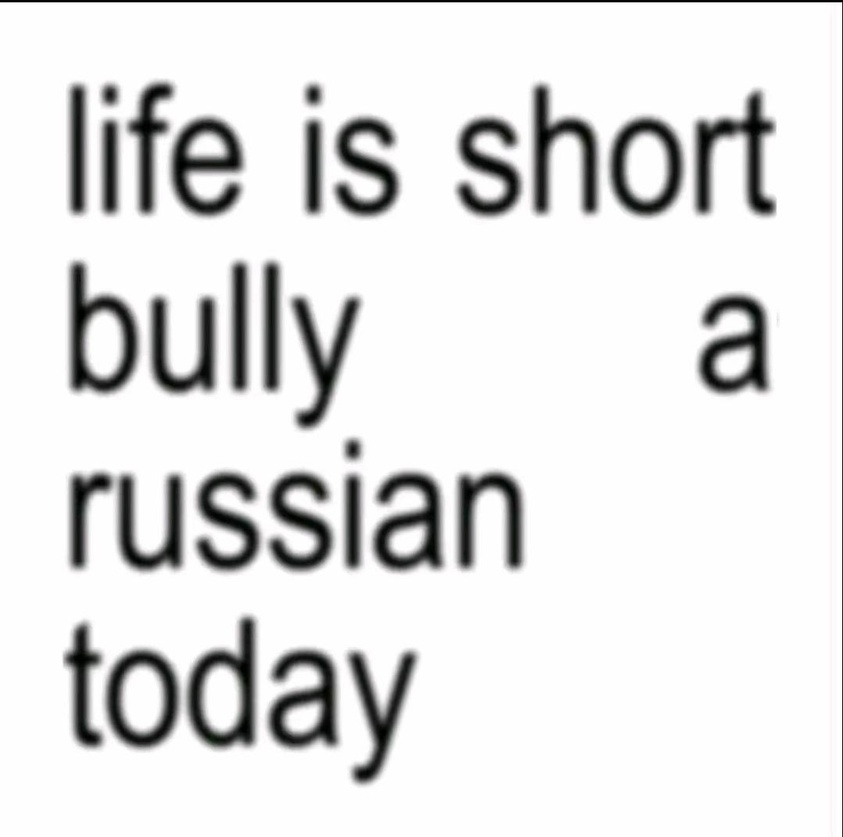
#> input picture image.jpg, 843 x 837 px, shrunk from 1078 x 1071 before the run
$ python main.py
#> lines starting #> are read from the running program, lines starting #| are printed output that depends on the picture
import numpy as np
import matplotlib.pyplot as plt
from matplotlib.image import imread
from sklearn.decomposition import PCA


def find_eigen(matrix):
    if matrix.shape[0] != matrix.shape[1]:
        raise ValueError("Matrix must be square")

    eigenvalues, eigenvectors = np.linalg.eig(matrix)
    mul_by_A = matrix@eigenvectors
    mul_by_values = eigenvalues*eigenvectors

    print(f"A multiplied:\n {mul_by_A}\n")
    print(f"Eigenvalues multiplied:\n {mul_by_values}\n")

    return eigenvalues, eigenvectors


A = np.array([
    [3, 2, 2],
    [1, 3, 1],
    [1, 4, 5]
])

find_eigen(A)

print("--------------------\n")

image_raw = imread("image.jpg")
#> image_raw is the input picture: shape (837, 843, 3); mean R, G, B 226.6, 226.6, 226.6
print(f"{image_raw.shape}\n")
#| (837, 843, 3)
plt.imshow(image_raw)
plt.show()

print("--------------------\n")

image_sum = image_raw.sum(axis=2)
image_bw = image_sum/image_sum.max()
print(f"{image_sum}\n")
#> (printed output is left out)
print(f"{image_bw.max()}\n")
#| 1.0
plt.imshow(image_bw, cmap="gray")
print(f"{image_bw.shape}\n")
#| (837, 843)
plt.show()

print("--------------------\n")

pca = PCA()
pca.fit(image_bw)

cumulative_variance = np.cumsum(pca.explained_variance_ratio_)
num_components = np.argmax(cumulative_variance >= 0.95) + 1
print(f"{num_components}\n")

plt.figure(figsize=(10, 7))
plt.plot(range(1, len(cumulative_variance) + 1), cumulative_variance)
plt.title('Cumulative Explained Variance')
plt.xlabel('Number of Components')
plt.ylabel('Cumulative Explained Variance')
plt.axhline(y=0.95, color='r', linestyle='--')
plt.axvline(x=num_components, color='g', linestyle='--')
plt.grid(True, which='both', linestyle='--', linewidth=0.5)
plt.show()
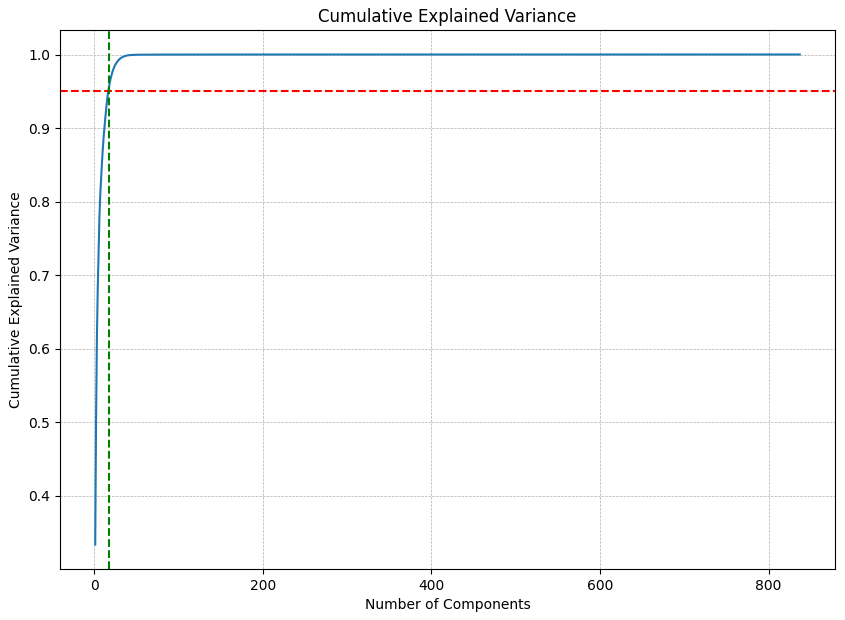
#> figure drawn by matplotlib, 1 panel; curve peaks at x = 700, y = 1

print("--------------------\n")

pca = PCA(n_components=num_components)
image_transformed = pca.fit_transform(image_bw)
image_inverted = pca.inverse_transform(image_transformed)
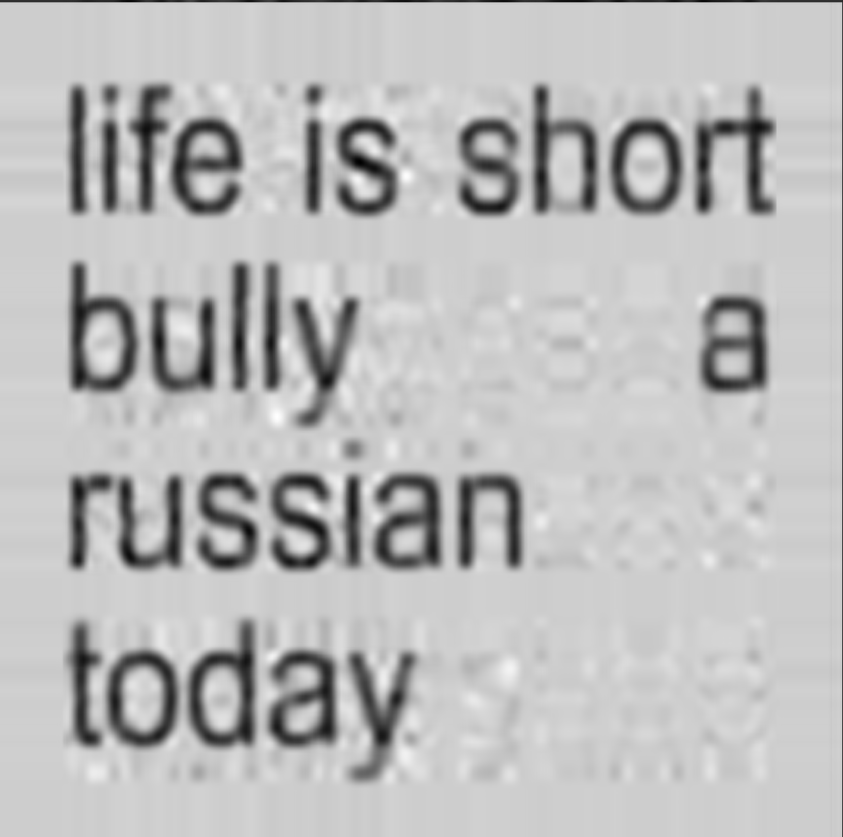
#> image_inverted: shape (837, 843) float64; min -0.203, max 1.28, mean 0.889; drawn with min black and max white

print(f"{image_transformed.shape}\n")
#| (837, 17)
print(f"{image_inverted.shape}\n")
#| (837, 843)

plt.imshow(image_inverted, cmap="gray")
plt.show()

# --------------------

for i, n in enumerate([5, 15, 25, 75, 100, 170]):
    pca = PCA(n_components=n)
    image_pca = pca.fit_transform(image_bw)
    image_rec = pca.inverse_transform(image_pca)
    plt.imshow(image_rec, cmap='gray')
    plt.title(f'{n} components reconstruction')
    plt.axis('off')
    plt.show()
#> this loop made 6 passes
#> pass 1, `image_rec = pca.inverse_transform(image_pca)`:
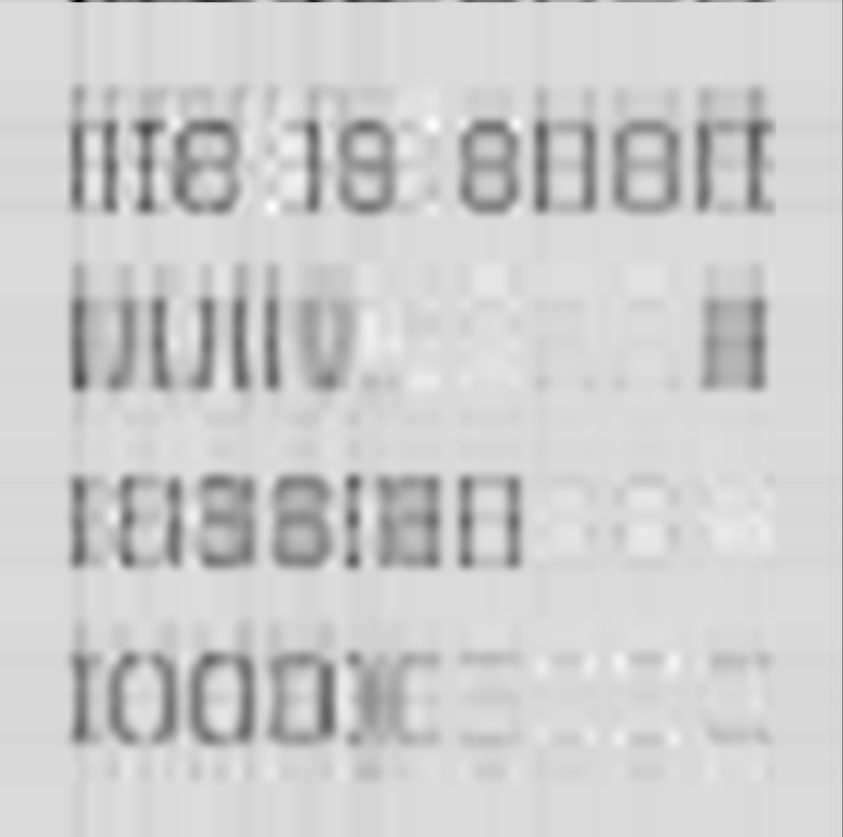
#> image_rec: shape (837, 843) float64; min -1.03, max 1.35, mean 0.889; drawn with min black and max white
#> pass 2, `image_rec = pca.inverse_transform(image_pca)`:
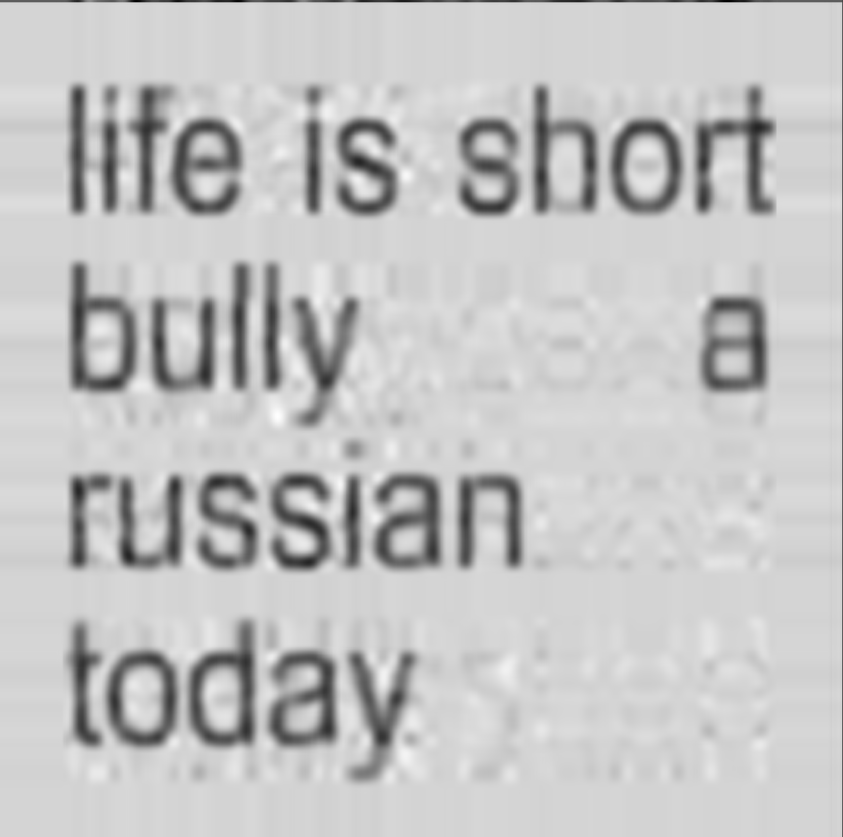
#> image_rec: shape (837, 843) float64; min -0.421, max 1.28, mean 0.889; drawn with min black and max white
#> pass 3, `image_rec = pca.inverse_transform(image_pca)`:
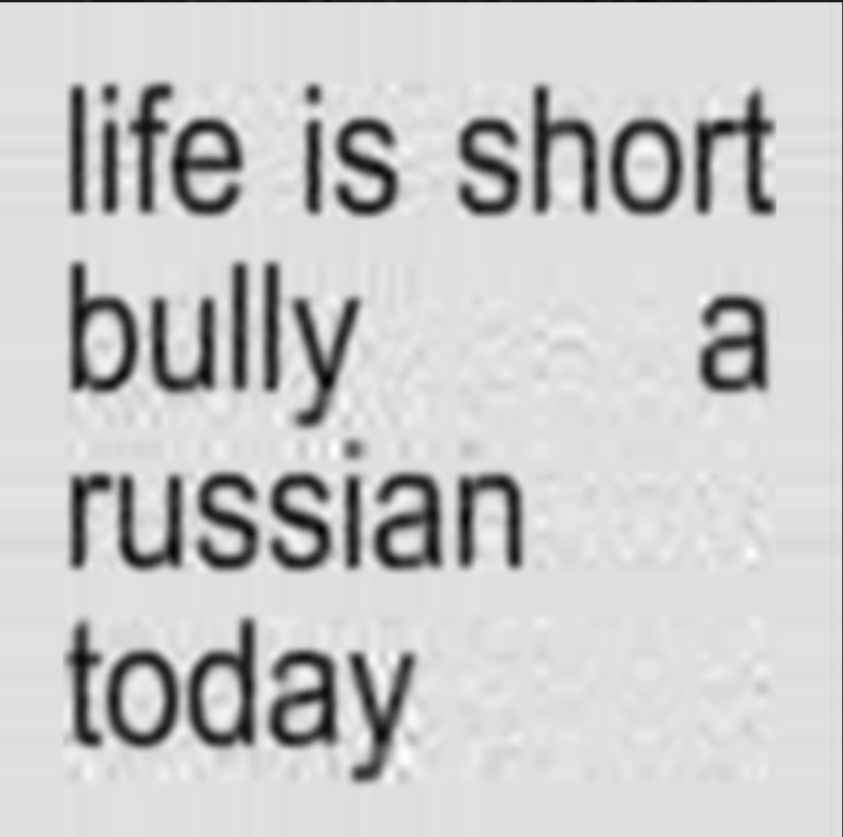
#> image_rec: shape (837, 843) float64; min -0.113, max 1.15, mean 0.889; drawn with min black and max white
#> after the loop:
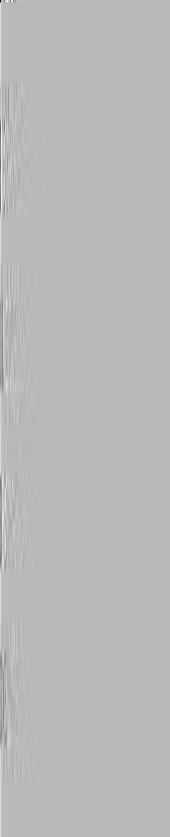
#> image_pca: shape (837, 170) float64; min -20.09, max 7.55, mean -1.77e-16; drawn with min black and max white


def encrypt_message(message, key_matrix):
    message_vector = np.array([ord(char) for char in message], dtype=float)
    eigenvalues, eigenvectors = np.linalg.eig(key_matrix)
    diagonalized_key_matrix = np.dot(np.dot(eigenvectors, np.diag(eigenvalues)), np.linalg.inv(eigenvectors))
    encrypted_vector = np.dot(diagonalized_key_matrix, message_vector)
    return encrypted_vector


def decrypt_message(encrypted_message, key_matrix):
    eigenvalues, eigenvectors = np.linalg.eig(key_matrix)
    diagonalized_key_matrix = np.dot(np.dot(eigenvectors, np.diag(eigenvalues)), np.linalg.inv(eigenvectors))
    decrypted = np.dot(np.linalg.inv(diagonalized_key_matrix), encrypted_message)
    if np.all(np.isclose(decrypted.imag, 0, atol=1e-10)):
        decrypted_real = decrypted.real
    else:
        raise ValueError("Decrypted message contains significant imaginary components.")

    return ''.join([chr(int(np.round(i))) for i in decrypted_real])


print("--------------------\n")

message = "Hello, world!"
key_matrix = np.random.randint(0, 256, (len(message), len(message)))
enc_message = encrypt_message(message, key_matrix)
dec_message = decrypt_message(enc_message, key_matrix)

print(f"Original message: {message}")
print(f"Encrypted message: {enc_message}")
print(f"Decrypted message: {dec_message}")
